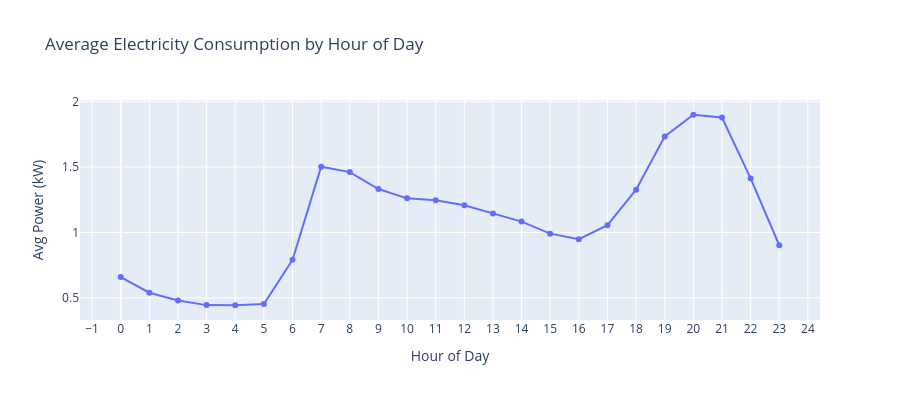

The code cell stored with this chart in its notebook:
### Code cell
fig = px.line(
    hourly_pattern,
    x='Hour',
    y='Global_active_power',
    title='Average Electricity Consumption by Hour of Day',
    labels={'Hour': 'Hour of Day', 'Global_active_power': 'Avg Power (kW)'},
    markers=True
)

fig.update_layout(
    xaxis=dict(tickmode='linear', tick0=0, dtick=1),
    height=400
)

fig.show()

### Figure 1 — Plotly figure (JSON) as saved in the notebook; plotly's stock layout.template omitted (floating-point values rounded to 4 significant figures)
{"data": [{"hovertemplate": "Hour of Day=%{x}<br>Avg Power (kW)=%{y}<extra></extra>", "legendgroup": "", "line": {"color": "#636efa", "dash": "solid"}, "marker": {"symbol": "circle"}, "mode": "lines+markers", "name": "", "orientation": "v", "showlegend": false, "type": "scatter", "x": [0, 1, 2, 3, 4, 5, 6, 7, 8, 9, 10, 11, 12, 13, 14, 15, 16, 17, 18, 19, 20, 21, 22, 23], "xaxis": "x", "y": [0.6594, 0.5393, 0.4806, 0.4449, 0.4438, 0.4537, 0.7916, 1.502, 1.461, 1.332, 1.261, 1.246, 1.207, 1.145, 1.083, 0.9908, 0.9489, 1.055, 1.326, 1.733, 1.899, 1.878, 1.413, 0.9021], "yaxis": "y"}], "layout": {"height": 400, "legend": {"tracegroupgap": 0}, "title": {"text": "Average Electricity Consumption by Hour of Day"}, "xaxis": {"anchor": "y", "domain": [0, 1], "dtick": 1, "tick0": 0, "tickmode": "linear", "title": {"text": "Hour of Day"}}, "yaxis": {"anchor": "x", "domain": [0, 1], "title": {"text": "Avg Power (kW)"}}}}
